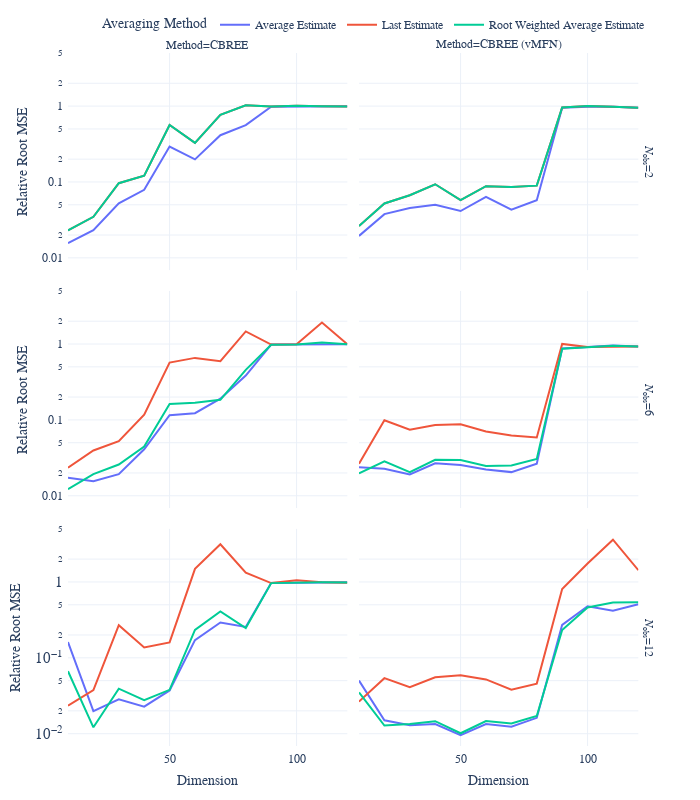

The notebook cell this image was saved under:
### Markdown cell above
## Make figure

### Code cell
# filter
this_df =df_agg[df_agg["observation_window"].isin([2,6,12])]
this_df = this_df.query("Dimension <=120 & `Sample Size` == 5000")
this_df = this_df.sort_values(["observation_window","Dimension"])
# plot
fig = px.line(this_df,
              y = "Relative Root MSE",
                x="Dimension",
                facet_col="Method",
                facet_row="observation_window",
                color="Averaging Method",
                labels={k: LATEX_TO_HTML[DF_COLUMNS_TO_LATEX[k]] for k in ["observation_window"] },
                log_y=True)
# style and save
fig.update_layout(**MY_LAYOUT)
fig.update_layout(height=800)
fig.update_layout(legend=dict(
    orientation="h",
    yanchor="bottom",
    y=1.02,
    xanchor="right",
    x=1
))
fig.write_image("dimension_study.png", scale=WRITE_SCALE)
fig.show()
# make and save caption
description = f"Solving the Fujita Rackwitz Problem in dimensions $d \\in {ree.vec_to_latex_set(this_df.Dimension.unique())}$ 200 times\
for sample size $J = {this_df['Sample Size'].unique()[0]}$  \
with different values for $N_{{ \\textup{{ obs }} }}$  (row), \
two variants of the CBREE method (column) and different averaging methods of the last \
$N_{{ \\textup{{ obs }} }}$ probability of failure estimates (color). \
Other parameters are fixed. \
Namely, we use the stopping criterion $\\Delta_{{\\text{{Target}}}} = 2$, \
the stepsize tolerance $\\epsilon_{{\\text{{Target}}}} = 0.5$, \
the increase control  of $\\sigma$ with $\\text{{Lip}}(\\sigma) = 1$ \
and approximate the indicator function with {INDICATOR_APPROX_LATEX_NAME['algebraic']}."
with open("dimension_study_desc.tex", "w") as f:
    f.write(description)
display(Markdown(description))

### Figure 1 — Plotly figure (JSON) as saved in the notebook; plotly's stock layout.template omitted (floating-point values rounded to 4 significant figures)
{"data": [{"hovertemplate": "Averaging Method=Average Estimate<br><i>N</i><sub>obs</sub>=2<br>Method=CBREE<br>Dimension=%{x}<br>Relative Root MSE=%{y}<extra></extra>", "legendgroup": "Average Estimate", "line": {"color": "#636efa", "dash": "solid"}, "marker": {"symbol": "circle"}, "mode": "lines", "name": "Average Estimate", "orientation": "v", "showlegend": true, "type": "scatter", "x": [10, 20, 30, 40, 50, 60, 70, 80, 90, 100, 110, 120], "xaxis": "x5", "y": [0.01559, 0.02323, 0.05222, 0.07873, 0.2933, 0.1985, 0.4131, 0.5614, 0.9818, 0.9879, 0.9948, 0.9921], "yaxis": "y5"}, {"hovertemplate": "Averaging Method=Average Estimate<br><i>N</i><sub>obs</sub>=2<br>Method=CBREE (vMFN)<br>Dimension=%{x}<br>Relative Root MSE=%{y}<extra></extra>", "legendgroup": "Average Estimate", "line": {"color": "#636efa", "dash": "solid"}, "marker": {"symbol": "circle"}, "mode": "lines", "name": "Average Estimate", "orientation": "v", "showlegend": false, "type": "scatter", "x": [10, 20, 30, 40, 50, 60, 70, 80, 90, 100, 110, 120], "xaxis": "x6", "y": [0.01946, 0.03768, 0.04551, 0.05016, 0.04139, 0.06362, 0.04315, 0.05745, 0.9519, 0.9803, 0.9825, 0.9486], "yaxis": "y6"}, {"hovertemplate": "Averaging Method=Average Estimate<br><i>N</i><sub>obs</sub>=6<br>Method=CBREE<br>Dimension=%{x}<br>Relative Root MSE=%{y}<extra></extra>", "legendgroup": "Average Estimate", "line": {"color": "#636efa", "dash": "solid"}, "marker": {"symbol": "circle"}, "mode": "lines", "name": "Average Estimate", "orientation": "v", "showlegend": false, "type": "scatter", "x": [10, 20, 30, 40, 50, 60, 70, 80, 90, 100, 110, 120], "xaxis": "x3", "y": [0.01731, 0.0156, 0.01927, 0.04094, 0.1155, 0.1227, 0.1904, 0.3845, 0.9824, 0.9878, 1.003, 0.9934], "yaxis": "y3"}, {"hovertemplate": "Averaging Method=Average Estimate<br><i>N</i><sub>obs</sub>=6<br>Method=CBREE (vMFN)<br>Dimension=%{x}<br>Relative Root MSE=%{y}<extra></extra>", "legendgroup": "Average Estimate", "line": {"color": "#636efa", "dash": "solid"}, "marker": {"symbol": "circle"}, "mode": "lines", "name": "Average Estimate", "orientation": "v", "showlegend": false, "type": "scatter", "x": [10, 20, 30, 40, 50, 60, 70, 80, 90, 100, 110, 120], "xaxis": "x4", "y": [0.02371, 0.02269, 0.01906, 0.02679, 0.02545, 0.02221, 0.02051, 0.02651, 0.8756, 0.9229, 0.9588, 0.9301], "yaxis": "y4"}, {"hovertemplate": "Averaging Method=Average Estimate<br><i>N</i><sub>obs</sub>=12<br>Method=CBREE<br>Dimension=%{x}<br>Relative Root MSE=%{y}<extra></extra>", "legendgroup": "Average Estimate", "line": {"color": "#636efa", "dash": "solid"}, "marker": {"symbol": "circle"}, "mode": "lines", "name": "Average Estimate", "orientation": "v", "showlegend": false, "type": "scatter", "x": [10, 20, 30, 40, 50, 60, 70, 80, 90, 100, 110, 120], "xaxis": "x", "y": [0.1611, 0.01986, 0.02834, 0.02273, 0.03718, 0.1711, 0.2926, 0.2548, 0.9696, 0.9792, 0.9871, 0.9895], "yaxis": "y"}, {"hovertemplate": "Averaging Method=Average Estimate<br><i>N</i><sub>obs</sub>=12<br>Method=CBREE (vMFN)<br>Dimension=%{x}<br>Relative Root MSE=%{y}<extra></extra>", "legendgroup": "Average Estimate", "line": {"color": "#636efa", "dash": "solid"}, "marker": {"symbol": "circle"}, "mode": "lines", "name": "Average Estimate", "orientation": "v", "showlegend": false, "type": "scatter", "x": [10, 20, 30, 40, 50, 60, 70, 80, 90, 100, 110, 120], "xaxis": "x2", "y": [0.05019, 0.01502, 0.01297, 0.01339, 0.009573, 0.0134, 0.01234, 0.0162, 0.2722, 0.478, 0.4185, 0.5085], "yaxis": "y2"}, {"hovertemplate": "Averaging Method=Last Estimate<br><i>N</i><sub>obs</sub>=2<br>Method=CBREE<br>Dimension=%{x}<br>Relative Root MSE=%{y}<extra></extra>", "legendgroup": "Last Estimate", "line": {"color": "#EF553B", "dash": "solid"}, "marker": {"symbol": "circle"}, "mode": "lines", "name": "Last Estimate", "orientation": "v", "showlegend": true, "type": "scatter", "x": [10, 20, 30, 40, 50, 60, 70, 80, 90, 100, 110, 120], "xaxis": "x5", "y": [0.02302, 0.03476, 0.09626, 0.1213, 0.5642, 0.3278, 0.7661, 1.026, 0.987, 1.012, 0.9925, 0.988], "yaxis": "y5"}, {"hovertemplate": "Averaging Method=Last Estimate<br><i>N</i><sub>obs</sub>=2<br>Method=CBREE (vMFN)<br>Dimension=%{x}<br>Relative Root MSE=%{y}<extra></extra>", "legendgroup": "Last Estimate", "line": {"color": "#EF553B", "dash": "solid"}, "marker": {"symbol": "circle"}, "mode": "lines", "name": "Last Estimate", "orientation": "v", "showlegend": false, "type": "scatter", "x": [10, 20, 30, 40, 50, 60, 70, 80, 90, 100, 110, 120], "xaxis": "x6", "y": [0.02625, 0.05206, 0.06688, 0.09327, 0.05763, 0.08808, 0.08587, 0.08943, 0.9569, 1.001, 0.9789, 0.9487], "yaxis": "y6"}, {"hovertemplate": "Averaging Method=Last Estimate<br><i>N</i><sub>obs</sub>=6<br>Method=CBREE<br>Dimension=%{x}<br>Relative Root MSE=%{y}<extra></extra>", "legendgroup": "Last Estimate", "line": {"color": "#EF553B", "dash": "solid"}, "marker": {"symbol": "circle"}, "mode": "lines", "name": "Last Estimate", "orientation": "v", "showlegend": false, "type": "scatter", "x": [10, 20, 30, 40, 50, 60, 70, 80, 90, 100, 110, 120], "xaxis": "x3", "y": [0.02339, 0.03952, 0.05248, 0.1173, 0.5698, 0.6566, 0.5953, 1.466, 0.9825, 0.9919, 1.917, 0.9914], "yaxis": "y3"}, {"hovertemplate": "Averaging Method=Last Estimate<br><i>N</i><sub>obs</sub>=6<br>Method=CBREE (vMFN)<br>Dimension=%{x}<br>Relative Root MSE=%{y}<extra></extra>", "legendgroup": "Last Estimate", "line": {"color": "#EF553B", "dash": "solid"}, "marker": {"symbol": "circle"}, "mode": "lines", "name": "Last Estimate", "orientation": "v", "showlegend": false, "type": "scatter", "x": [10, 20, 30, 40, 50, 60, 70, 80, 90, 100, 110, 120], "xaxis": "x4", "y": [0.02647, 0.09874, 0.07407, 0.08549, 0.08737, 0.0702, 0.0621, 0.05852, 1.004, 0.9163, 0.9215, 0.9252], "yaxis": "y4"}, {"hovertemplate": "Averaging Method=Last Estimate<br><i>N</i><sub>obs</sub>=12<br>Method=CBREE<br>Dimension=%{x}<br>Relative Root MSE=%{y}<extra></extra>", "legendgroup": "Last Estimate", "line": {"color": "#EF553B", "dash": "solid"}, "marker": {"symbol": "circle"}, "mode": "lines", "name": "Last Estimate", "orientation": "v", "showlegend": false, "type": "scatter", "x": [10, 20, 30, 40, 50, 60, 70, 80, 90, 100, 110, 120], "xaxis": "x", "y": [0.02339, 0.03763, 0.2694, 0.1369, 0.1599, 1.488, 3.142, 1.325, 0.9659, 1.051, 0.9899, 0.9763], "yaxis": "y"}, {"hovertemplate": "Averaging Method=Last Estimate<br><i>N</i><sub>obs</sub>=12<br>Method=CBREE (vMFN)<br>Dimension=%{x}<br>Relative Root MSE=%{y}<extra></extra>", "legendgroup": "Last Estimate", "line": {"color": "#EF553B", "dash": "solid"}, "marker": {"symbol": "circle"}, "mode": "lines", "name": "Last Estimate", "orientation": "v", "showlegend": false, "type": "scatter", "x": [10, 20, 30, 40, 50, 60, 70, 80, 90, 100, 110, 120], "xaxis": "x2", "y": [0.02647, 0.05394, 0.04091, 0.0554, 0.0591, 0.05192, 0.03803, 0.0457, 0.8069, 1.75, 3.604, 1.429], "yaxis": "y2"}, {"hovertemplate": "Averaging Method=Root Weighted Average Estimate<br><i>N</i><sub>obs</sub>=2<br>Method=CBREE<br>Dimension=%{x}<br>Relative Root MSE=%{y}<extra></extra>", "legendgroup": "Root Weighted Average Estimate", "line": {"color": "#00cc96", "dash": "solid"}, "marker": {"symbol": "circle"}, "mode": "lines", "name": "Root Weighted Average Estimate", "orientation": "v", "showlegend": true, "type": "scatter", "x": [10, 20, 30, 40, 50, 60, 70, 80, 90, 100, 110, 120], "xaxis": "x5", "y": [0.02302, 0.03476, 0.09626, 0.1213, 0.5642, 0.3278, 0.7661, 1.026, 0.987, 1.012, 0.9925, 0.988], "yaxis": "y5"}, {"hovertemplate": "Averaging Method=Root Weighted Average Estimate<br><i>N</i><sub>obs</sub>=2<br>Method=CBREE (vMFN)<br>Dimension=%{x}<br>Relative Root MSE=%{y}<extra></extra>", "legendgroup": "Root Weighted Average Estimate", "line": {"color": "#00cc96", "dash": "solid"}, "marker": {"symbol": "circle"}, "mode": "lines", "name": "Root Weighted Average Estimate", "orientation": "v", "showlegend": false, "type": "scatter", "x": [10, 20, 30, 40, 50, 60, 70, 80, 90, 100, 110, 120], "xaxis": "x6", "y": [0.02625, 0.05206, 0.06688, 0.09327, 0.05763, 0.08808, 0.08587, 0.08943, 0.9569, 1.001, 0.9789, 0.9487], "yaxis": "y6"}, {"hovertemplate": "Averaging Method=Root Weighted Average Estimate<br><i>N</i><sub>obs</sub>=6<br>Method=CBREE<br>Dimension=%{x}<br>Relative Root MSE=%{y}<extra></extra>", "legendgroup": "Root Weighted Average Estimate", "line": {"color": "#00cc96", "dash": "solid"}, "marker": {"symbol": "circle"}, "mode": "lines", "name": "Root Weighted Average Estimate", "orientation": "v", "showlegend": false, "type": "scatter", "x": [10, 20, 30, 40, 50, 60, 70, 80, 90, 100, 110, 120], "xaxis": "x3", "y": [0.01222, 0.01928, 0.02583, 0.04465, 0.1624, 0.1679, 0.1839, 0.4571, 0.9809, 0.9864, 1.046, 0.9925], "yaxis": "y3"}, {"hovertemplate": "Averaging Method=Root Weighted Average Estimate<br><i>N</i><sub>obs</sub>=6<br>Method=CBREE (vMFN)<br>Dimension=%{x}<br>Relative Root MSE=%{y}<extra></extra>", "legendgroup": "Root Weighted Average Estimate", "line": {"color": "#00cc96", "dash": "solid"}, "marker": {"symbol": "circle"}, "mode": "lines", "name": "Root Weighted Average Estimate", "orientation": "v", "showlegend": false, "type": "scatter", "x": [10, 20, 30, 40, 50, 60, 70, 80, 90, 100, 110, 120], "xaxis": "x4", "y": [0.01972, 0.02848, 0.02041, 0.02975, 0.02952, 0.02473, 0.02508, 0.03051, 0.8647, 0.914, 0.9489, 0.9262], "yaxis": "y4"}, {"hovertemplate": "Averaging Method=Root Weighted Average Estimate<br><i>N</i><sub>obs</sub>=12<br>Method=CBREE<br>Dimension=%{x}<br>Relative Root MSE=%{y}<extra></extra>", "legendgroup": "Root Weighted Average Estimate", "line": {"color": "#00cc96", "dash": "solid"}, "marker": {"symbol": "circle"}, "mode": "lines", "name": "Root Weighted Average Estimate", "orientation": "v", "showlegend": false, "type": "scatter", "x": [10, 20, 30, 40, 50, 60, 70, 80, 90, 100, 110, 120], "xaxis": "x", "y": [0.06653, 0.01215, 0.03922, 0.0277, 0.03786, 0.2336, 0.4083, 0.2466, 0.9653, 0.9855, 0.9891, 0.9865], "yaxis": "y"}, {"hovertemplate": "Averaging Method=Root Weighted Average Estimate<br><i>N</i><sub>obs</sub>=12<br>Method=CBREE (vMFN)<br>Dimension=%{x}<br>Relative Root MSE=%{y}<extra></extra>", "legendgroup": "Root Weighted Average Estimate", "line": {"color": "#00cc96", "dash": "solid"}, "marker": {"symbol": "circle"}, "mode": "lines", "name": "Root Weighted Average Estimate", "orientation": "v", "showlegend": false, "type": "scatter", "x": [10, 20, 30, 40, 50, 60, 70, 80, 90, 100, 110, 120], "xaxis": "x2", "y": [0.03505, 0.01282, 0.01343, 0.01462, 0.01013, 0.01469, 0.01367, 0.0171, 0.2324, 0.461, 0.5377, 0.5385], "yaxis": "y2"}], "layout": {"annotations": [{"font": {}, "showarrow": false, "text": "Method=CBREE", "x": 0.24, "xanchor": "center", "xref": "paper", "y": 1.0, "yanchor": "bottom", "yref": "paper"}, {"font": {}, "showarrow": false, "text": "Method=CBREE (vMFN)", "x": 0.74, "xanchor": "center", "xref": "paper", "y": 1.0, "yanchor": "bottom", "yref": "paper"}, {"font": {}, "showarrow": false, "text": "<i>N</i><sub>obs</sub>=12", "textangle": 90, "x": 0.98, "xanchor": "left", "xref": "paper", "y": 0.1567, "yanchor": "middle", "yref": "paper"}, {"font": {}, "showarrow": false, "text": "<i>N</i><sub>obs</sub>=6", "textangle": 90, "x": 0.98, "xanchor": "left", "xref": "paper", "y": 0.5, "yanchor": "middle", "yref": "paper"}, {"font": {}, "showarrow": false, "text": "<i>N</i><sub>obs</sub>=2", "textangle": 90, "x": 0.98, "xanchor": "left", "xref": "paper", "y": 0.8433, "yanchor": "middle", "yref": "paper"}], "autosize": false, "font": {"family": "Serif"}, "height": 800, "legend": {"orientation": "h", "title": {"text": "Averaging Method"}, "tracegroupgap": 0, "x": 1, "xanchor": "right", "y": 1.02, "yanchor": "bottom"}, "margin": {"b": 50, "l": 50, "pad": 4, "r": 50, "t": 10}, "width": 700, "xaxis": {"anchor": "y", "domain": [0, 0.48], "exponentformat": "power", "title": {"text": "Dimension"}}, "xaxis2": {"anchor": "y2", "domain": [0.5, 0.98], "matches": "x", "title": {"text": "Dimension"}}, "xaxis3": {"anchor": "y3", "domain": [0, 0.48], "matches": "x", "showticklabels": false}, "xaxis4": {"anchor": "y4", "domain": [0.5, 0.98], "matches": "x", "showticklabels": false}, "xaxis5": {"anchor": "y5", "domain": [0, 0.48], "matches": "x", "showticklabels": false}, "xaxis6": {"anchor": "y6", "domain": [0.5, 0.98], "matches": "x", "showticklabels": false}, "yaxis": {"anchor": "x", "domain": [0, 0.3133], "exponentformat": "power", "title": {"text": "Relative Root MSE"}, "type": "log"}, "yaxis2": {"anchor": "x2", "domain": [0, 0.3133], "matches": "y", "showticklabels": false, "type": "log"}, "yaxis3": {"anchor": "x3", "domain": [0.3433, 0.6567], "matches": "y", "title": {"text": "Relative Root MSE"}, "type": "log"}, "yaxis4": {"anchor": "x4", "domain": [0.3433, 0.6567], "matches": "y", "showticklabels": false, "type": "log"}, "yaxis5": {"anchor": "x5", "domain": [0.6867, 1.0], "matches": "y", "title": {"text": "Relative Root MSE"}, "type": "log"}, "yaxis6": {"anchor": "x6", "domain": [0.6867, 1.0], "matches": "y", "showticklabels": false, "type": "log"}}}
